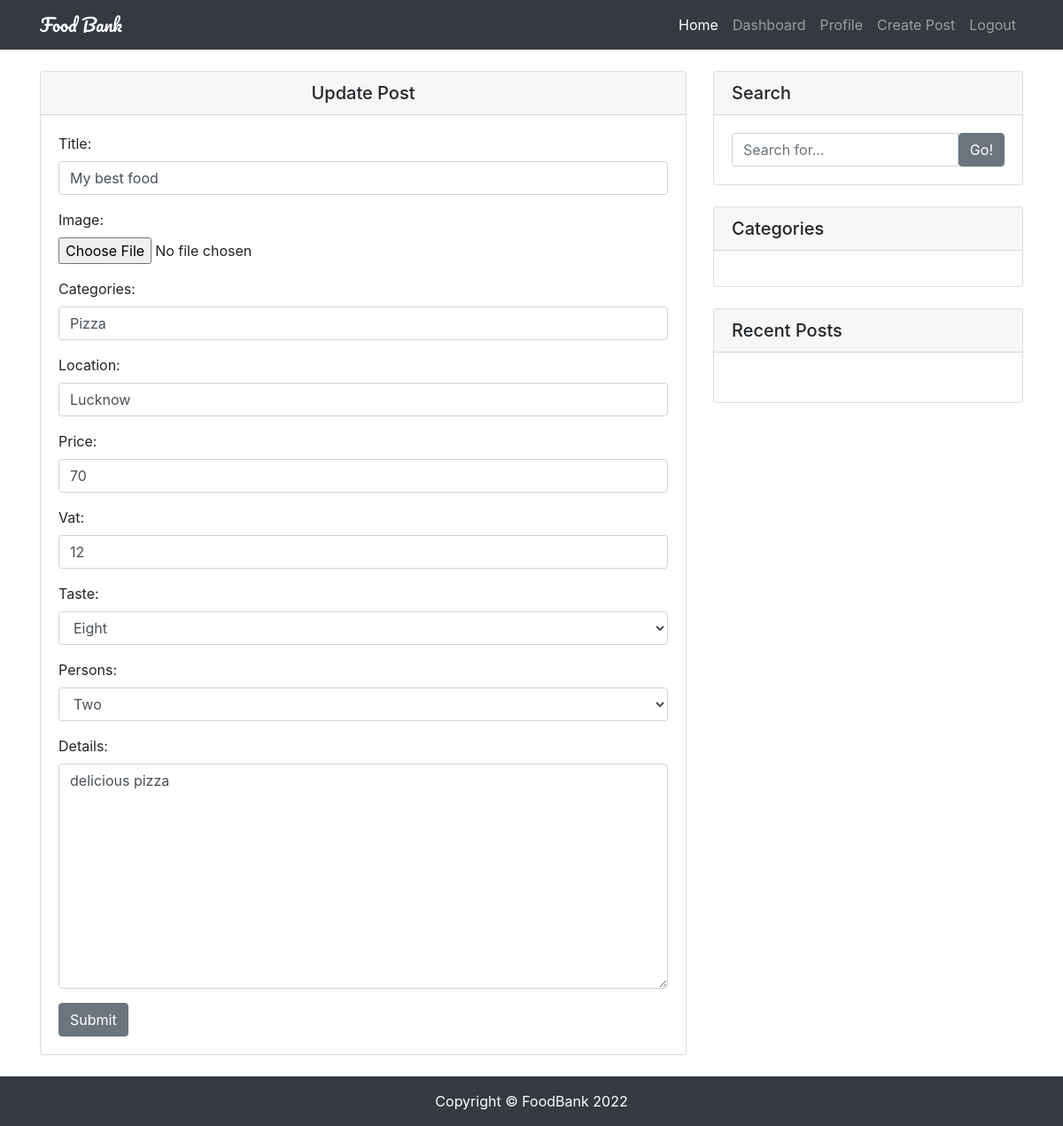
Screenshot of /my-best-food/update (signed in) with the database file from the repository.
### restaurants/models.py (models this page shows, shortened)
class Restaurant(models.Model):
    user = models.ForeignKey(User, on_delete=models.CASCADE)
    title = models.CharField(max_length=120)
    image = models.ImageField(upload_to='restaurants/')
    categories = models.CharField(max_length=120)
    location = models.CharField(max_length=120)
    price = models.IntegerField()
    vat = models.PositiveIntegerField(default=0)
    taste = models.PositiveIntegerField(choices=choices)
    persons = models.PositiveIntegerField(choices=choices)
    details = models.TextField()
    slug = models.SlugField(unique=True, blank=True)
    likes = models.ManyToManyField(User, related_name='post_likes', blank=True)
    views = models.IntegerField(default=0,blank=True)
    created_at = models.DateTimeField(auto_now_add=True)
    updated_at = models.DateTimeField(auto_now=True)
    is_active = models.BooleanField(default=True)

### restaurants/views.py (the view)
# urls.py: path('<slug:slug>/update', RestaurantUpdateView.as_view(), name='update'),
class RestaurantUpdateView(LoginRequiredMixin, SuccessMessageMixin, UpdateView):
    form_class = RestaurantCreateForm
    template_name = 'restaurants/restaurant_form.html'
    success_url = reverse_lazy('my_posts')
    success_message = "Post Updated Successfully"
    def get_queryset(self):
        return Restaurant.objects.filter(user=self.request.user)

### accounts/templates/restaurants/restaurant_form.html (shortened to what this page needs)
{% extends 'base.html' %}
{% block content %}
<div class="row">
    <div class="col-md-8 my-4">
        <div class="card">
            <h5 class="card-header text-center">
                {% if 'update' in request.path %}
                Update Post
                {% else %}
                Create Post
                {% endif %}
            </h5>
            <div class="card-body">
                <form action="" method="post" enctype="multipart/form-data">
                    {{ form.as_p }}
                    <button class="btn btn-secondary" type="submit">Submit</button>
                </form>
            </div>
        </div>
    </div>
    {% endblock content %}

### static/restaurants/css/style.css (style rules this page uses)
body { padding-top: 56px; }

### rows the page displays
Restaurant: title "My best food", categories "Pizza", location "Lucknow", price "70", vat "12", taste "Eight", persons "Two", details "delicious pizza"
